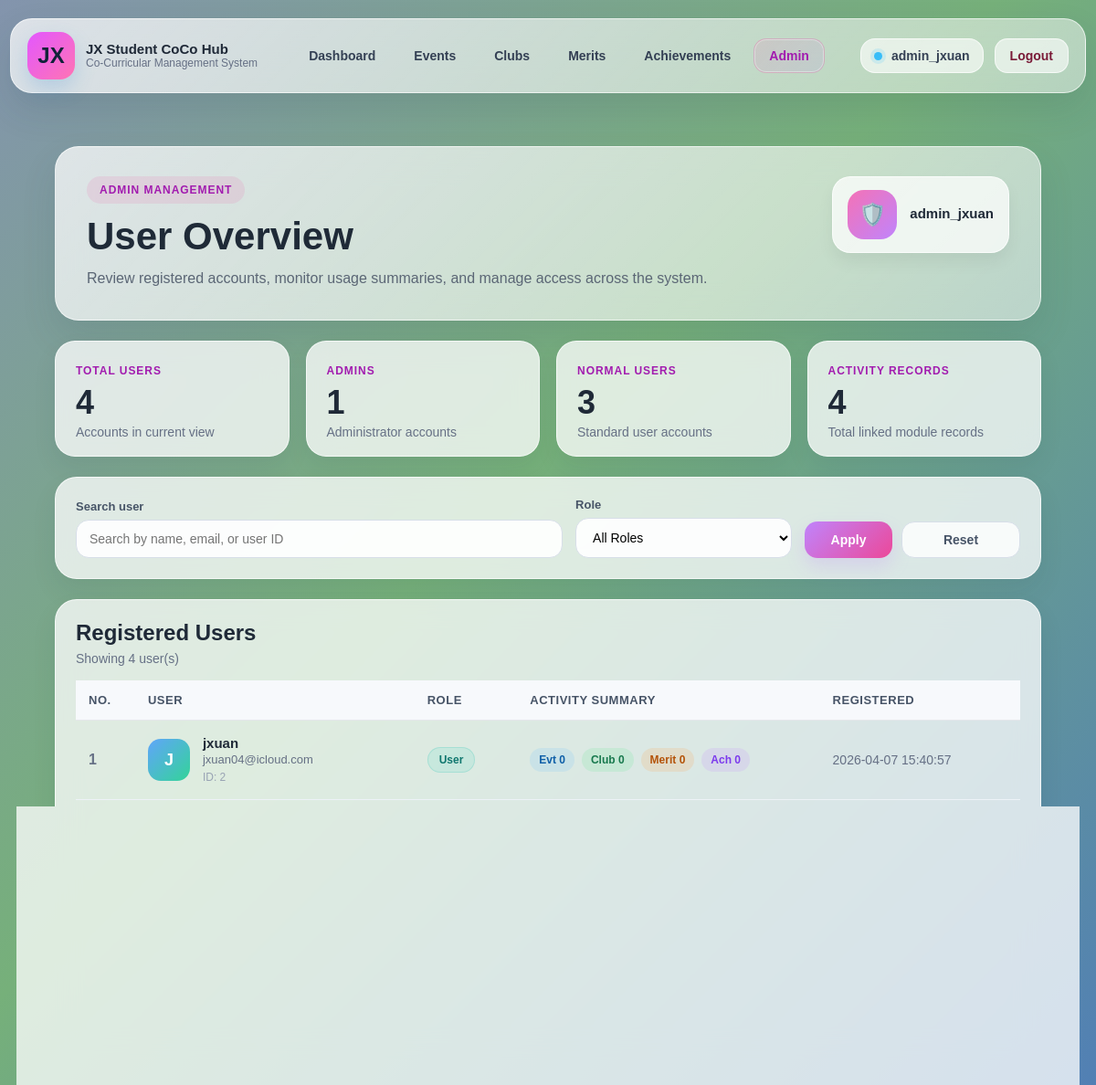
Before: /admin/admin_users.php (signed in) with the older database file.
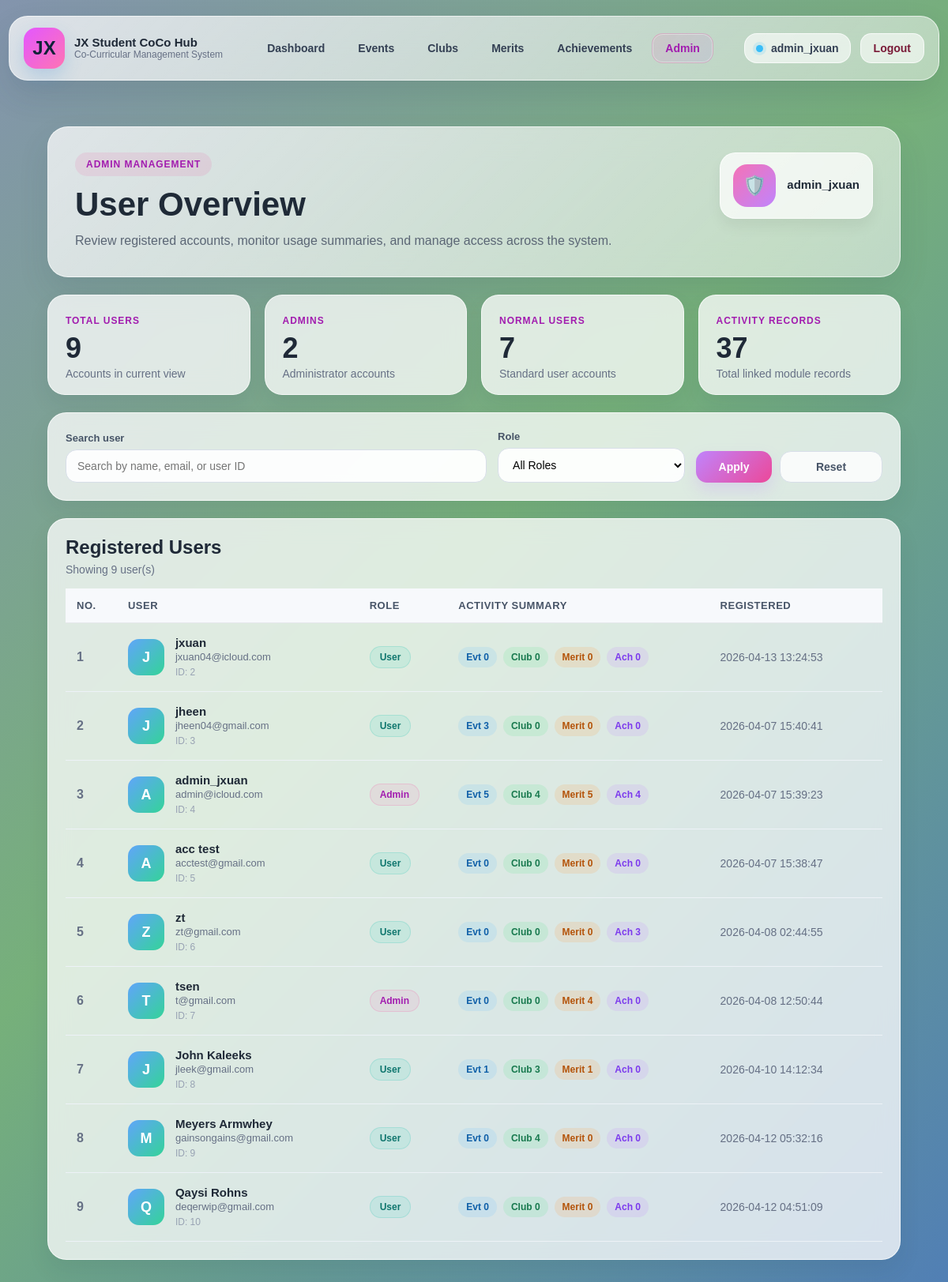
After: the same page with the newer database file.
### tables this page shows
CREATE TABLE `users` (
  `user_id` int(11) NOT NULL,
  `name` varchar(100) NOT NULL,
  `email` varchar(100) NOT NULL,
  `password` varchar(255) NOT NULL,
  `created_at` timestamp NOT NULL DEFAULT current_timestamp() ON UPDATE current_timestamp(),
  `is_admin` tinyint(1) NOT NULL DEFAULT 0
);

### admin/admin_users.php (the view, shortened to what the changed rows need)
<?php
include("../db.php");
$where_sql = "";
$query = "
    SELECT
        users.user_id,
        users.name,
        users.email,
        users.created_at,
        users.is_admin,
        (SELECT COUNT(*) FROM events e WHERE e.user_id = users.user_id) AS total_events,
        (SELECT COUNT(*) FROM clubs c WHERE c.user_id = users.user_id) AS total_clubs,
        (SELECT COUNT(*) FROM merits m WHERE m.user_id = users.user_id) AS total_merits,
        (SELECT COUNT(*) FROM achievements a WHERE a.user_id = users.user_id) AS total_achievements
    FROM users
    $where_sql
    ORDER BY users.user_id ASC
";
$result = mysqli_query($con, $query);
$users = [];
$total_users = 0;
$total_admins = 0;
$total_normal_users = 0;
$total_all_records = 0;
if ($result) {
    while ($row = mysqli_fetch_assoc($result)) {
        $users[] = $row;
        $total_users++;
        if ((int)$row['is_admin'] === 1) {
            $total_admins++;
        } else {
            $total_normal_users++;
        }
        $total_all_records +=
            (int)$row['total_events'] +
            (int)$row['total_clubs'] +
            (int)$row['total_merits'] +
            (int)$row['total_achievements'];
    }
}
include("../partials/header.php");
?>
    <div class="container admin-shell">
    <section class="admin-hero">
        <div class="admin-hero-left">
            <h2>User Overview</h2>
        </div>
    </section>
    <section class="admin-stats-grid">
        <div class="admin-stat-card">
            <span class="admin-stat-label">Total Users</span>
            <h3><?php echo $total_users; ?></h3>
            <p>Accounts in current view</p>
        </div>
        <div class="admin-stat-card">
            <span class="admin-stat-label">Admins</span>
            <h3><?php echo $total_admins; ?></h3>
            <p>Administrator accounts</p>
        </div>
        <div class="admin-stat-card">
            <span class="admin-stat-label">Normal Users</span>
            <h3><?php echo $total_normal_users; ?></h3>
            <p>Standard user accounts</p>
        </div>
        <div class="admin-stat-card">
            <span class="admin-stat-label">Activity Records</span>
            <h3><?php echo $total_all_records; ?></h3>
            <p>Total linked module records</p>
        </div>
    </section>
    <section class="admin-table-card">
        <div class="section-heading admin-section-heading">
            <h3>Registered Users</h3>
            <p>
                Showing <?php echo count($users); ?> user(s)
            </p>
        </div>
        <?php if (!empty($users)) { ?>
            <div class="admin-table-wrap">
                <table class="admin-table">
                    <thead>
                        <tr>
                            <th>No.</th>
                            <th>User</th>
                            <th>Role</th>
                            <th>Activity Summary</th>
                            <th>Registered</th>
                        </tr>
                    </thead>
                    <tbody>
                        <?php $count = 1; ?>
                        <?php foreach ($users as $row) { ?>
                            <tr>
                                <td class="admin-index-cell"><?php echo $count; ?></td>
                                <td>
                                    <div class="admin-user-cell">
                                        <div class="admin-user-avatar">
                                            <?php echo strtoupper(substr($row['name'], 0, 1)); ?>
                                        </div>
                                        <div class="admin-user-meta">
                                            <strong><?php echo htmlspecialchars($row['name']); ?></strong>
                                            <span><?php echo htmlspecialchars($row['email']); ?></span>
                                            <small>ID: <?php echo htmlspecialchars($row['user_id']); ?></small>
                                        </div>
                                    </div>
                                </td>
                                <td>
                                    <?php if ((int)$row['is_admin'] === 1) { ?>
                                        <span class="admin-role-badge admin-role-admin">Admin</span>
                                    <?php } else { ?>
                                        <span class="admin-role-badge admin-role-user">User</span>
                                    <?php } ?>
                                </td>
                                <td>
                                    <div class="admin-activity-badges">
                                        <span class="activity-pill pill-event">Evt <?php echo (int)$row['total_events']; ?></span>
                                        <span class="activity-pill pill-club">Club <?php echo (int)$row['total_clubs']; ?></span>
                                        <span class="activity-pill pill-merit">Merit <?php echo (int)$row['total_merits']; ?></span>
                                        <span class="activity-pill pill-achievement">Ach <?php echo (int)$row['total_achievements']; ?></span>
                                    </div>
                                </td>
                                <td>
                                    <div class="admin-date-cell">
                                        <?php echo htmlspecialchars($row['created_at']); ?>
                                    </div>
                                </td>
                            </tr>
                            <?php $count++; ?>
                        <?php } ?>
                    </tbody>
                </table>
            </div>
        <?php } ?>
    </section>
</div>
</body>
</html>

Changed rows visible on the page:
changed users "jxuan": created_at "2026-04-07 15:40:57" → "2026-04-13 13:24:53"
now on this page (row unchanged): users: name "J", name "jheen", email "jheen04@gmail.com", user_id "3", is_admin "User", total_events "3", total_clubs "0", total_merits "0", total_achievements "0", created_at "2026-04-07 15:40:41"
now on this page (row unchanged): users: name "A", name "admin_jxuan", email "admin@icloud.com", user_id "4", is_admin "Admin", total_events "5", total_clubs "4", total_merits "5", total_achievements "4", created_at "2026-04-07 15:39:23"
now on this page (row unchanged): users: name "A", name "acc test", email "acctest@gmail.com", user_id "5", is_admin "User", total_events "0", total_clubs "0", total_merits "0", total_achievements "0", created_at "2026-04-07 15:38:47"
added users: name "Z", name "zt", email "zt@gmail.com", user_id "6", is_admin "User", total_events "0", total_clubs "0", total_merits "0", total_achievements "3", created_at "2026-04-08 02:44:55"
added users: name "T", name "tsen", email "t@gmail.com", user_id "7", is_admin "Admin", total_events "0", total_clubs "0", total_merits "4", total_achievements "0", created_at "2026-04-08 12:50:44"
added users: name "J", name "John Kaleeks", email "jleek@gmail.com", user_id "8", is_admin "User", total_events "1", total_clubs "3", total_merits "1", total_achievements "0", created_at "2026-04-10 14:12:34"
added users: name "M", name "Meyers Armwhey", email "gainsongains@gmail.com", user_id "9", is_admin "User", total_events "0", total_clubs "4", total_merits "0", total_achievements "0", created_at "2026-04-12 05:32:16"
added users: name "Q", name "Qaysi Rohns", email "deqerwip@gmail.com", user_id "10", is_admin "User", total_events "0", total_clubs "0", total_merits "0", total_achievements "0", created_at "2026-04-12 04:51:09"
Other visible differences:
$total_users: "4" → "9"
$total_admins: "1" → "2"
$total_normal_users: "3" → "7"
$total_all_records: "4" → "37"
count($users): "4" → "9"
